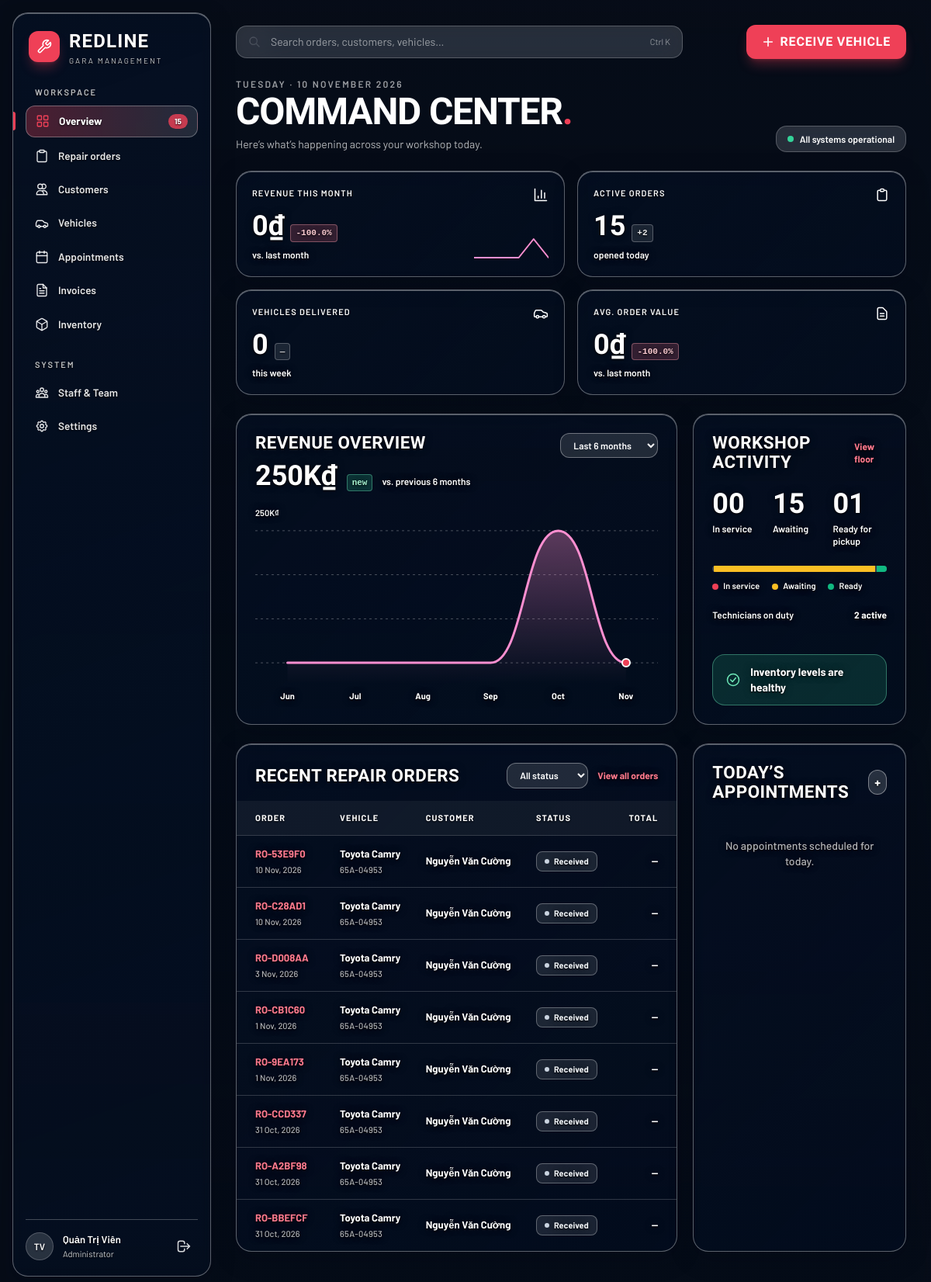
/src/modules/gara-management/index.php (signed in), run on the app's committed database.
### tables this page shows
CREATE TABLE `users` (
  `id` int unsigned NOT NULL AUTO_INCREMENT,
  `role_id` int unsigned NOT NULL,
  `username` varchar(50) NOT NULL,
  `password` varchar(255) NOT NULL COMMENT 'Mật khẩu đã mã hóa password_hash()',
  `full_name` varchar(100) NOT NULL,
  `email` varchar(100) DEFAULT NULL,
  `phone` varchar(15) DEFAULT NULL,
  `is_active` tinyint(1) NOT NULL DEFAULT '1' COMMENT '1 = hoạt động, 0 = bị khóa/xóa mềm',
  `created_at` datetime NOT NULL DEFAULT CURRENT_TIMESTAMP,
  `updated_at` datetime NOT NULL DEFAULT CURRENT_TIMESTAMP ON UPDATE CURRENT_TIMESTAMP,
  PRIMARY KEY (`id`),
  UNIQUE KEY `uq_users_username` (`username`),
  UNIQUE KEY `uq_users_email` (`email`),
  KEY `idx_users_role` (`role_id`),
  CONSTRAINT `fk_users_role` FOREIGN KEY (`role_id`) REFERENCES `roles` (`id`) ON UPDATE CASCADE
);

CREATE TABLE `roles` (
  `id` int unsigned NOT NULL AUTO_INCREMENT,
  `name` varchar(50) NOT NULL COMMENT 'Admin | Receptionist | Technician | Cashier',
  `description` varchar(255) DEFAULT NULL,
  PRIMARY KEY (`id`),
  UNIQUE KEY `uq_roles_name` (`name`)
);

CREATE TABLE `repair_orders` (
  `id` int unsigned NOT NULL AUTO_INCREMENT,
  `order_code` varchar(20) NOT NULL COMMENT 'Mã phiếu công khai (VD: RO20261020-001)',
  `vehicle_id` int unsigned NOT NULL,
  `customer_id` int DEFAULT NULL,
  `km_in` int DEFAULT '0',
  `symptoms` text,
  `note` text,
  `appointment_id` int unsigned DEFAULT NULL,
  `receptionist_id` int DEFAULT NULL,
  `technician_id` int DEFAULT NULL,
  `assigned_to` int unsigned DEFAULT NULL COMMENT 'Thợ phụ trách',
  `received_at` datetime NOT NULL DEFAULT CURRENT_TIMESTAMP,
  `odometer` int unsigned DEFAULT NULL,
  `customer_request` text NOT NULL COMMENT 'Yêu cầu sửa chữa của khách',
  `initial_condition` text,
  `fuel_level` varchar(20) DEFAULT NULL,
  `intake_notes` text,
  `service_type` varchar(50) DEFAULT 'repair',
  `expected_delivery` datetime DEFAULT NULL,
  `ev_notes` text COMMENT 'Ghi chú pin/sạc cho xe điện',
  `estimated_cost` decimal(12,0) NOT NULL DEFAULT '0',
  `status` enum('received','diagnosing','repairing','waiting_parts','inspecting','completed','delivered') NOT NULL DEFAULT 'received',
  `total_amount` decimal(15,2) NOT NULL DEFAULT '0.00',
  `discount_amount` decimal(15,2) NOT NULL DEFAULT '0.00',
  `final_amount` decimal(15,2) NOT NULL DEFAULT '0.00',
  `created_by` int DEFAULT NULL,
  `is_stock_deducted` tinyint(1) NOT NULL DEFAULT '0' COMMENT '1 = đã trừ kho vật tư khi duyệt báo giá',
  `updated_at` datetime NOT NULL DEFAULT CURRENT_TIMESTAMP ON UPDATE CURRENT_TIMESTAMP,
  `created_at` datetime DEFAULT CURRENT_TIMESTAMP,
  `service_request_id` int unsigned DEFAULT NULL,
  PRIMARY KEY (`id`),
  UNIQUE KEY `uq_orders_order_code` (`order_code`),
  UNIQUE KEY `uq_orders_appointment` (`appointment_id`),
  UNIQUE KEY `uq_orders_service_request` (`service_request_id`),
  KEY `idx_orders_vehicle` (`vehicle_id`),
  KEY `idx_orders_receptionist` (`receptionist_id`),
  KEY `idx_orders_assigned` (`assigned_to`),
  KEY `idx_orders_status` (`status`),
  CONSTRAINT `fk_orders_appointment` FOREIGN KEY (`appointment_id`) REFERENCES `appointments` (`id`) ON DELETE SET NULL ON UPDATE CASCADE,
  CONSTRAINT `fk_orders_assigned` FOREIGN KEY (`assigned_to`) REFERENCES `users` (`id`) ON DELETE SET NULL ON UPDATE CASCADE,
  CONSTRAINT `fk_orders_vehicle` FOREIGN KEY (`vehicle_id`) REFERENCES `vehicles` (`id`) ON UPDATE CASCADE
);

CREATE TABLE `vehicles` (
  `id` int unsigned NOT NULL AUTO_INCREMENT,
  `customer_id` int unsigned NOT NULL,
  `license_plate` varchar(20) NOT NULL,
  `brand` varchar(60) NOT NULL,
  `model` varchar(100) DEFAULT NULL,
  `vin` varchar(50) DEFAULT NULL,
  `year` smallint unsigned DEFAULT NULL COMMENT 'Năm sản xuất',
  `color` varchar(50) DEFAULT NULL,
  `vin_number` varchar(100) DEFAULT NULL,
  `engine_number` varchar(100) DEFAULT NULL,
  `is_ev` tinyint(1) DEFAULT '0',
  `engine_type` enum('gasoline','diesel','hybrid','ev') NOT NULL DEFAULT 'gasoline',
  `odometer` int unsigned NOT NULL DEFAULT '0' COMMENT 'Số km hiện tại',
  `is_active` tinyint(1) NOT NULL DEFAULT '1' COMMENT '1 = hoạt động, 0 = xóa mềm',
  `created_at` datetime NOT NULL DEFAULT CURRENT_TIMESTAMP,
  `updated_at` datetime NOT NULL DEFAULT CURRENT_TIMESTAMP ON UPDATE CURRENT_TIMESTAMP,
  PRIMARY KEY (`id`),
  UNIQUE KEY `uq_vehicles_license_plate` (`license_plate`),
  KEY `idx_vehicles_customer` (`customer_id`),
  CONSTRAINT `fk_vehicles_customer` FOREIGN KEY (`customer_id`) REFERENCES `customers` (`id`) ON UPDATE CASCADE
);

CREATE TABLE `customers` (
  `id` int unsigned NOT NULL AUTO_INCREMENT,
  `full_name` varchar(150) NOT NULL,
  `phone` varchar(30) NOT NULL COMMENT 'Dùng tra cứu tiến độ công khai',
  `email` varchar(190) DEFAULT NULL,
  `address` varchar(255) DEFAULT NULL,
  `is_active` tinyint(1) NOT NULL DEFAULT '1' COMMENT '1 = hoạt động, 0 = xóa mềm',
  `created_at` datetime NOT NULL DEFAULT CURRENT_TIMESTAMP,
  `updated_at` datetime NOT NULL DEFAULT CURRENT_TIMESTAMP ON UPDATE CURRENT_TIMESTAMP,
  `notes` text,
  `portal_user_id` int unsigned DEFAULT NULL,
  `zalo` varchar(30) DEFAULT NULL,
  `contact_method` enum('phone','zalo','email') NOT NULL DEFAULT 'phone',
  PRIMARY KEY (`id`),
  UNIQUE KEY `uq_customers_phone` (`phone`),
  UNIQUE KEY `uq_customers_portal_user` (`portal_user_id`),
  KEY `idx_customers_full_name` (`full_name`)
);

### www/src/modules/gara-management/index.php (the view, shortened to what the rows shown need)
<?php
require_once __DIR__ . '/../../includes/auth.php';
$staff = current_staff();
function q_all(string $sql, array $params = []): array
{
    $st = db()->prepare($sql);
    $st->execute($params);
    return $st->fetchAll();
}
function money(float $v): string
{
    return number_format($v, 0, '.', ',') . CURRENCY;
}
$q = trim((string) ($_GET['q'] ?? ''));
$sql = "SELECT ro.id, ro.order_code, ro.status, ro.created_at, v.license_plate, v.brand, v.model, c.full_name AS customer,
               (SELECT COALESCE(SUM(s.quantity * s.price), 0) FROM order_services s WHERE s.order_id = ro.id)
             + (SELECT COALESCE(SUM(p.quantity * p.price), 0) FROM order_parts p WHERE p.order_id = ro.id) AS total
        FROM repair_orders ro
        JOIN vehicles v ON v.id = ro.vehicle_id
        JOIN customers c ON c.id = v.customer_id";
$params = [];
$sql .= " ORDER BY ro.id DESC LIMIT 8";
$orders = q_all($sql, $params);
$status_map = [
    'received'   => 'Received',
    'diagnosing' => 'Diagnosing',
    'repairing'  => 'Repairing',
    'inspecting' => 'Inspecting',
    'completed'  => 'Ready',
    'delivered'  => 'Delivered',
    'cancelled'  => 'Cancelled',
];
$status_key = static fn(string $s): string => $s === 'pending' || $s === '' ? 'received' : $s;
$status_badges = [
    'received'   => ['color' => 'bg-white/10 text-slate-100 border-white/30', 'dot' => 'bg-slate-300'],
    'diagnosing' => ['color' => 'bg-sky-400/20 text-sky-200 border-sky-300/40', 'dot' => 'bg-sky-300'],
    'repairing'  => ['color' => 'bg-amber-400/20 text-amber-200 border-amber-300/40', 'dot' => 'bg-amber-300'],
    'inspecting' => ['color' => 'bg-purple-400/20 text-purple-200 border-purple-300/40', 'dot' => 'bg-purple-300'],
    'completed'  => ['color' => 'bg-emerald-400/20 text-emerald-200 border-emerald-300/40', 'dot' => 'bg-emerald-300'],
    'delivered'  => ['color' => 'bg-blue-400/20 text-blue-200 border-blue-300/40', 'dot' => 'bg-blue-300'],
    'cancelled'  => ['color' => 'bg-rose-400/20 text-rose-200 border-rose-300/40', 'dot' => 'bg-rose-300'],
];
$userRole = $staff['role_name'] === 'Admin' ? 'Administrator' : ($staff['role_name'] ?? 'Staff');
$userName = $staff['full_name'] ?? 'Quản Trị Viên';
?>
<!DOCTYPE html>
<html lang="vi">
<head>
    <script src="https://cdn.tailwindcss.com"></script>
    <link rel="stylesheet" href="../../../public/assets/index_management.css">
</head>
<body class="text-white font-sans antialiased h-screen overflow-hidden flex selection:bg-red selection:text-white">
    <aside id="main-sidebar" class="sidebar w-64 shrink-0 fixed md:relative z-50 h-[calc(100%-2rem)] my-4 ml-4 py-5 px-4 overflow-y-auto transform -translate-x-full md:translate-x-0 transition-transform duration-300 ease-in-out flex flex-col justify-between">
        <div class="pt-4 mt-6 border-t border-white/10 flex items-center justify-between gap-2">
            <div class="flex items-center gap-3 min-w-0">
                <div class="min-w-0">
                    <div class="text-[13px] font-semibold text-white truncate"><?= htmlspecialchars($userName) ?></div>
                    <div class="text-[11px] text-white/80 truncate"><?= htmlspecialchars($userRole) ?></div>
                </div>
            </div>
        </div>
    </aside>
    <main class="flex-1 min-w-0 h-full overflow-y-auto p-5 lg:p-8 space-y-6">
        <div class="flex flex-col sm:flex-row sm:items-end justify-between gap-4">
            <div>
                <h1 class="font-display text-5xl font-bold tracking-tight text-white uppercase leading-none">Command Center<span class="text-red">.</span></h1>
            </div>
        </div>
        <div class="grid grid-cols-1 lg:grid-cols-3 gap-5">
            <section class="glass lg:col-span-2 p-6">
                <div class="flex items-start justify-between gap-4">
                    <div>
                        <h2 class="card-title">Revenue overview</h2>
                    </div>
                </div>
            </section>
            <section class="glass p-6 flex flex-col justify-between gap-6">
                <div>
                    <div class="flex items-center justify-between">
                        <h2 class="card-title">Workshop activity</h2>
                    </div>
                </div>
            </section>
        </div>
        <div class="grid grid-cols-1 lg:grid-cols-3 gap-5 pb-4">
            <section class="glass lg:col-span-2 overflow-hidden">
                <div class="p-6 pb-4 flex flex-wrap items-center justify-between gap-4">
                    <h2 class="card-title"><?php echo $q !== '' ? 'Search results' : 'Recent repair orders'; ?></h2>
                </div>
                <?php if ($orders): ?>
                    <div class="overflow-x-auto">
                        <table class="w-full text-left border-collapse text-[13px]">
                            <thead>
                                <tr class="label border-b border-white/15 bg-white/5">
                                    <th class="py-3.5 px-6 font-semibold">Order</th>
                                    <th class="py-3.5 px-4 font-semibold">Vehicle</th>
                                    <th class="py-3.5 px-4 font-semibold">Customer</th>
                                    <th class="py-3.5 px-4 font-semibold">Status</th>
                                    <th class="py-3.5 px-6 font-semibold text-right">Total</th>
                                </tr>
                            </thead>
                            <tbody id="ordersBody">
                            <?php foreach ($orders as $o):
                                $k = $status_key((string) $o['status']);
                                $bStyle = $status_badges[$k] ?? ['color' => 'bg-slate-100 text-slate-700 border-slate-300', 'dot' => 'bg-slate-500'];
                            ?>
                                <tr data-status="<?php echo htmlspecialchars($k); ?>" class="border-t border-white/15 hover:bg-white/10 transition">
                                    <td class="py-3.5 px-6">
                                        <a href="../../../repair_orders_detail.php?id=<?php echo htmlspecialchars($o['id']); ?>" class="font-semibold text-red hover:underline">
                                            <?php echo htmlspecialchars($o['order_code']); ?>
                                        </a>
                                        <div class="text-[11px] text-white/70 mt-0.5"><?php echo htmlspecialchars(date('j M, Y', strtotime($o['created_at']))); ?></div>
                                    </td>
                                    <td class="py-3.5 px-4">
                                        <div class="font-semibold text-white"><?php echo htmlspecialchars(trim($o['brand'] . ' ' . $o['model'])); ?></div>
                                        <div class="text-[11px] text-white/70 mt-0.5 tracking-wide"><?php echo htmlspecialchars($o['license_plate']); ?></div>
                                    </td>
                                    <td class="py-3.5 px-4 font-medium text-white"><?php echo htmlspecialchars($o['customer']); ?></td>
                                    <td class="py-3.5 px-4">
                                        <span class="inline-flex items-center gap-1.5 px-2.5 py-1 rounded-lg text-[11px] font-semibold border <?php echo $bStyle['color']; ?>">
                                            <span class="w-1.5 h-1.5 rounded-full <?php echo $bStyle['dot']; ?>"></span>
                                            <?php echo htmlspecialchars($status_map[$k] ?? ucfirst($k)); ?>
                                        </span>
                                    </td>
                                    <td class="py-3.5 px-6 text-right font-semibold tabular-nums text-white">
                                        <?php echo (float) $o['total'] > 0 ? htmlspecialchars(money((float) $o['total'])) : '&mdash;'; ?>
                                    </td>
                                </tr>
                            <?php endforeach; ?>
                            </tbody>
                        </table>
                    </div>
                <?php else: ?>
                    <p class="p-8 text-center text-white/70 text-sm"><?php echo $q !== '' ? 'Nothing matches &ldquo;' . htmlspecialchars($q) . '&rdquo;.' : 'No repair orders yet.'; ?></p>
                <?php endif; ?>
            </section>
            <section class="glass p-6">
                <div class="flex items-center justify-between">
                    <h2 class="card-title">Today&rsquo;s appointments</h2>
                </div>
            </section>
        </div>
    </main>
</body>
</html>

### data on the page
users: full_name "Quản Trị Viên", role.name "Administrator"
repair_orders: order_code "RO-53E9F0", created_at "10 Nov, 2026", vehicle.model "Toyota Camry", vehicle.license_plate "65A-04953", customer.full_name "Nguyễn Văn Cường", status "Received"
repair_orders: order_code "RO-C28AD1", created_at "10 Nov, 2026", vehicle.model "Toyota Camry", vehicle.license_plate "65A-04953", customer.full_name "Nguyễn Văn Cường", status "Received"
repair_orders: order_code "RO-D008AA", created_at "3 Nov, 2026", vehicle.model "Toyota Camry", vehicle.license_plate "65A-04953", customers.full_name "Nguyễn Văn Cường", status "Received"
repair_orders: order_code "RO-CB1C60", created_at "1 Nov, 2026", vehicle.model "Toyota Camry", vehicle.license_plate "65A-04953", customers.full_name "Nguyễn Văn Cường", status "Received"
repair_orders: order_code "RO-9EA173", created_at "1 Nov, 2026", vehicle.model "Toyota Camry", vehicle.license_plate "65A-04953", customers.full_name "Nguyễn Văn Cường", status "Received"
repair_orders: order_code "RO-CCD337", created_at "31 Oct, 2026", vehicle.model "Toyota Camry", vehicle.license_plate "65A-04953", customers.full_name "Nguyễn Văn Cường", status "Received"
repair_orders: order_code "RO-A2BF98", created_at "31 Oct, 2026", vehicle.model "Toyota Camry", vehicle.license_plate "65A-04953", customers.full_name "Nguyễn Văn Cường", status "Received"
repair_orders: order_code "RO-BBEFCF", created_at "31 Oct, 2026", vehicle.model "Toyota Camry", vehicle.license_plate "65A-04953", customers.full_name "Nguyễn Văn Cường", status "Received"

### other printed values
$label "Overview"
$active_orders "15"
$label "Repair orders"
$label "Customers"
$label "Vehicles"
$label "Appointments"
$label "Invoices"
$label "Inventory"
$label "Staff & Team"
$label "Settings"
$initials "TV"
$st['label'] "REVENUE THIS MONTH"
$st['value'] "0₫"
$pct "-100.0"
$st['note'] "vs. last month"
